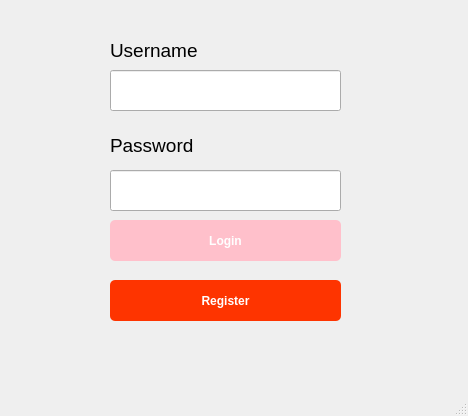
<?xml version="1.0" encoding="UTF-8"?>
<ui version="4.0">
 <class>Main</class>
 <widget class="QMainWindow" name="Main">
  <property name="geometry">
   <rect>
    <x>0</x>
    <y>0</y>
    <width>468</width>
    <height>416</height>
   </rect>
  </property>
  <property name="windowTitle">
   <string>MainWindow</string>
  </property>
  <widget class="QWidget" name="centralwidget">
   <widget class="QLineEdit" name="username">
    <property name="geometry">
     <rect>
      <x>110</x>
      <y>70</y>
      <width>231</width>
      <height>41</height>
     </rect>
    </property>
   </widget>
   <widget class="QLineEdit" name="password">
    <property name="geometry">
     <rect>
      <x>110</x>
      <y>170</y>
      <width>231</width>
      <height>41</height>
     </rect>
    </property>
   </widget>
   <widget class="QLabel" name="label">
    <property name="geometry">
     <rect>
      <x>110</x>
      <y>35</y>
      <width>141</width>
      <height>31</height>
     </rect>
    </property>
    <property name="font">
     <font>
      <pointsize>14</pointsize>
     </font>
    </property>
    <property name="styleSheet">
     <string notr="true"/>
    </property>
    <property name="text">
     <string>Username</string>
    </property>
   </widget>
   <widget class="QLabel" name="label_3">
    <property name="geometry">
     <rect>
      <x>110</x>
      <y>130</y>
      <width>141</width>
      <height>31</height>
     </rect>
    </property>
    <property name="font">
     <font>
      <pointsize>14</pointsize>
     </font>
    </property>
    <property name="styleSheet">
     <string notr="true"/>
    </property>
    <property name="text">
     <string>Password</string>
    </property>
   </widget>
   <widget class="QPushButton" name="loginBtn">
    <property name="geometry">
     <rect>
      <x>110</x>
      <y>220</y>
      <width>231</width>
      <height>41</height>
     </rect>
    </property>
    <property name="styleSheet">
     <string notr="true">background-color:pink;
border-radius: 5px;
box-shadow: 5px;
font-size: 12px;
color:white;
font-weight: bold;</string>
    </property>
    <property name="text">
     <string>Login</string>
    </property>
   </widget>
   <widget class="QPushButton" name="registerBtn">
    <property name="geometry">
     <rect>
      <x>110</x>
      <y>280</y>
      <width>231</width>
      <height>41</height>
     </rect>
    </property>
    <property name="styleSheet">
     <string notr="true">background-color:#fe3400;
border-radius: 5px;
box-shadow: 5px;
font-size: 12px;
color:white;
font-weight: bold;</string>
    </property>
    <property name="text">
     <string>Register</string>
    </property>
   </widget>
  </widget>
  <widget class="QMenuBar" name="menubar">
   <property name="geometry">
    <rect>
     <x>0</x>
     <y>0</y>
     <width>468</width>
     <height>21</height>
    </rect>
   </property>
  </widget>
  <widget class="QStatusBar" name="statusbar"/>
 </widget>
 <resources/>
 <connections/>
</ui>
